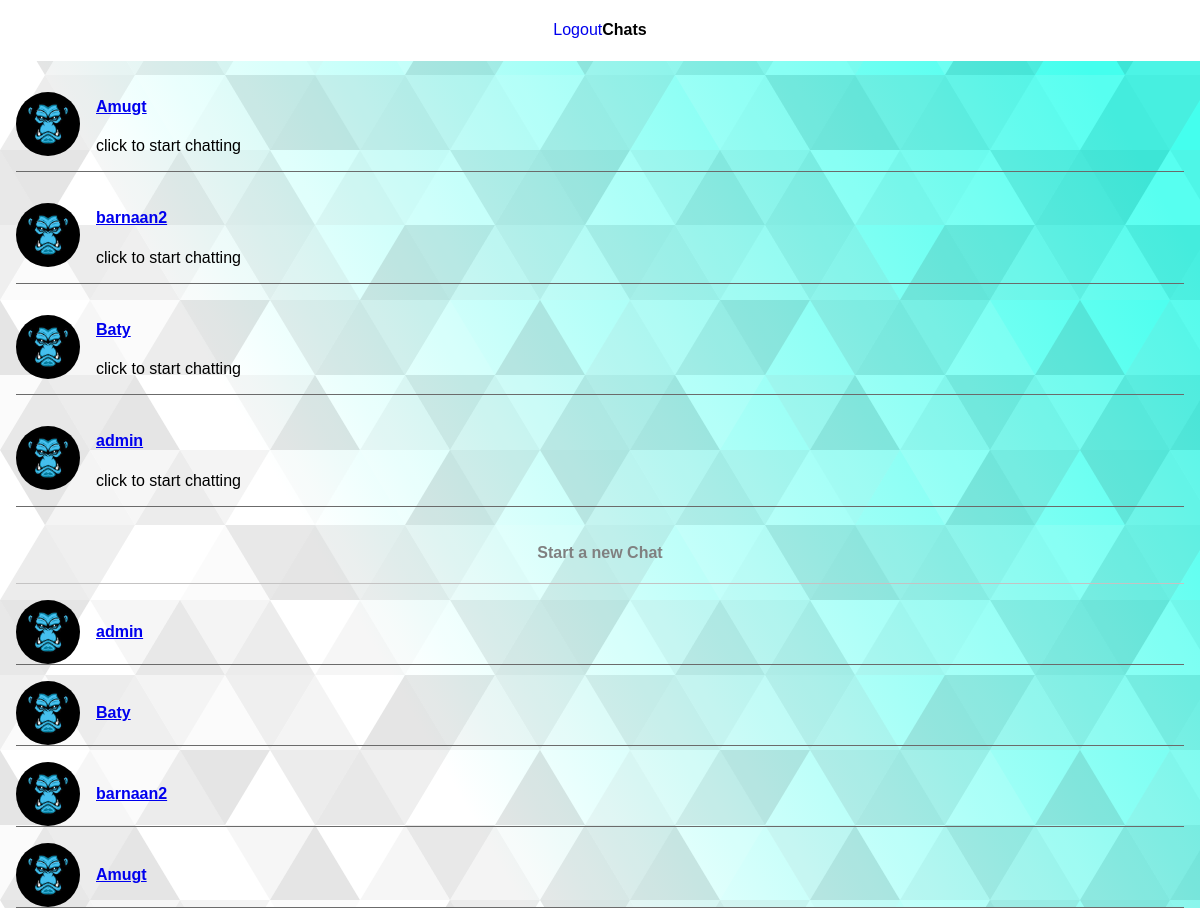
/chat/ (signed in), run on the app's committed database.
### chat/models.py (models this page shows, shortened)
class Chat(models.Model):
    initiator = models.ForeignKey(User,on_delete = models.CASCADE)
    reactor = models.ForeignKey(User,on_delete = models.CASCADE,related_name="reactor",null=True,blank=True)
    created_at = models.DateTimeField(auto_now_add=True)
    updated_at = models.DateTimeField(auto_now=True)
    class Meta:
        ordering = ('-created_at', '-updated_at')

### account/models.py (models this page shows)
class User(AbstractUser):
    phone_number = models.CharField(max_length=20, unique=True,null=True,blank=True)
    profile_picture = models.ImageField(null=True, default="avatar.png")
    REQUIRED_FIELDS = []

### chat/views.py (the view, shortened to what this page needs)
# urls.py: path('',include("chat.urls")),
@login_required(login_url='login')
def chat(request):
    users = User.objects.all()
    chat= Chat.objects.filter(initiator = request.user) | Chat.objects.filter(reactor = request.user)
    q = request.GET.get("q")
    context = {'chats': chat,'users':users}
    return render(request,'chat/your_chat.html',context)

### chat/templates/chat/your_chat.html (shortened to what this page needs)
{% extends 'main.html'%}
{% load static %}
{% block content %}
<header class="chats-header">
    <a href="{% url  'logout' %}">Logout</a>
    <h4>Chats</h4>
</header>
<section class="chats">
{% for chat in chats %}
<div class="chat">
    <img src="{% static 'images.jpg'%}" alt="user profile">
    <div class="user_info">
        <h4 class="user-name">
            {% if chat.reactor == request.user %}
            <a href="?q={{chat.initiator.id}}">{{ chat.initiator }}</a>
{% elif chat.initiator == request.user %}
<a href="?q={{ chat.reactor.id}}">{{  chat.reactor }}</a>
 {% endif %}
        </h4>
        <p class="latest-message">
            click to start chatting
        </p>
    </div>
</div>
{% endfor %}
    <div class="start-chat">
        <h4>Start a new Chat</h4>
    </div>
{% for user in users %}
{% if user == request.user %}
{% else %}
    <div class="chat">
        <img src="{% static 'images.jpg'%}" alt="user profile">
        <div class="user_info">
           <a href="?q={{user.id}}">
            <h4 class="user-name">
             {{user.username }}
            </h4>
        </a>
        </div>
    </div>
    {% endif %}
{% endfor %}
</section>
{% endblock content %}

### static/style.css (style rules this page uses)
body { margin: 0; background: url(./subtle-prism.svg); }
:root { padding: 0; margin: 0; box-sizing: border-box; font-family: sans-serif; }
.chats-header { display: flex; align-items: center; justify-content: center; background-color: white; margin-bottom: 1rem; }
.chats-header a { text-decoration: none; }
.chats { display: flex; flex-direction: column; gap: 1rem; margin: 0 1rem; }
.chat { justify-self: flex-start; display: flex; align-items: center; gap: 1rem; border-bottom: 1px rgb(107, 107, 107) solid; }
.chat img { height: 4rem; width: 4rem; object-fit: cover; border-radius: 50%; }
.start-chat { text-align: center; border-bottom: 1px rgb(196, 195, 195) solid; color: gray; }

### data on the page
Chat: initiator "Amugt"
Chat: initiator "barnaan2"
Chat: initiator "Baty"
Chat: initiator "admin"
User: username "admin"
User: username "Baty"
User: username "barnaan2"
User: username "Amugt"
